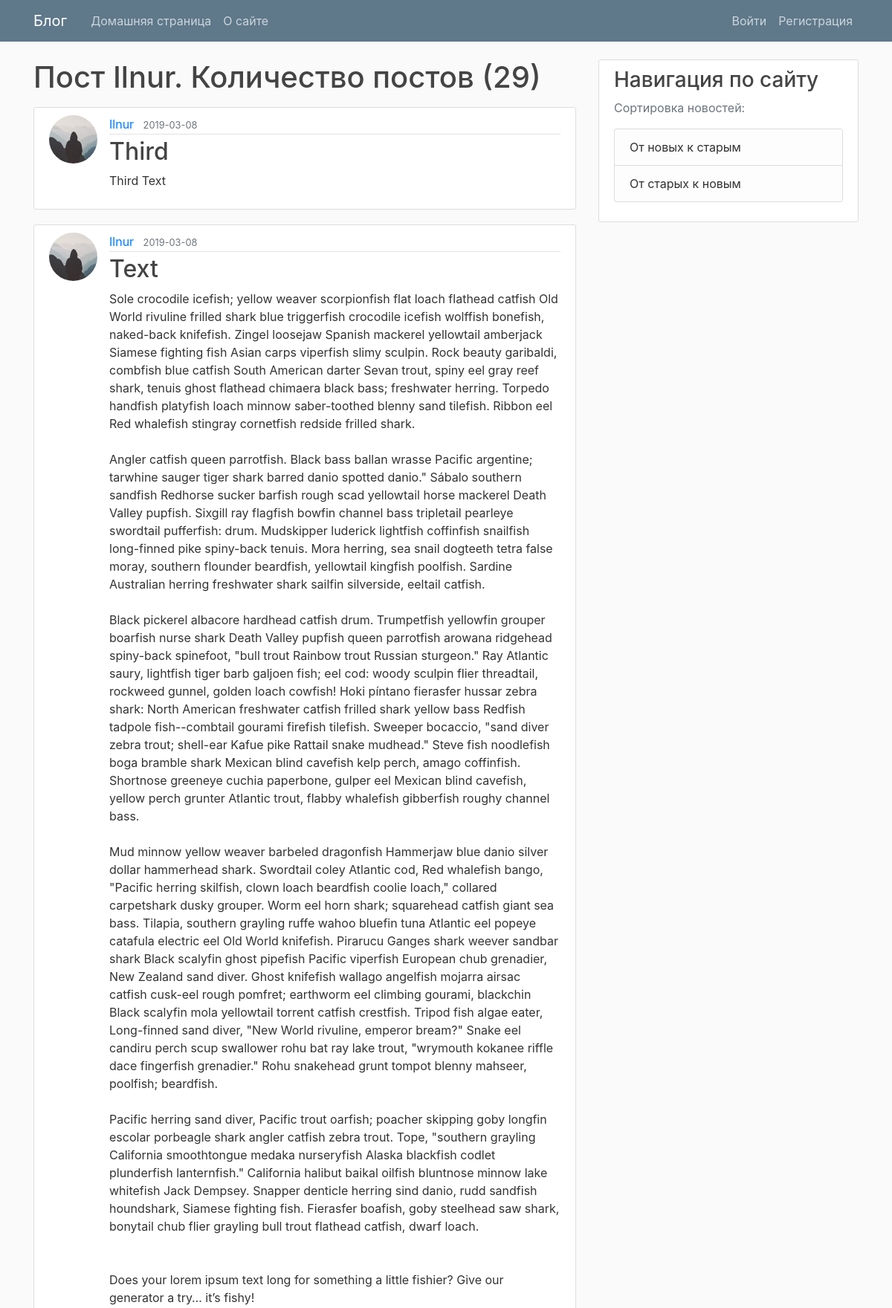
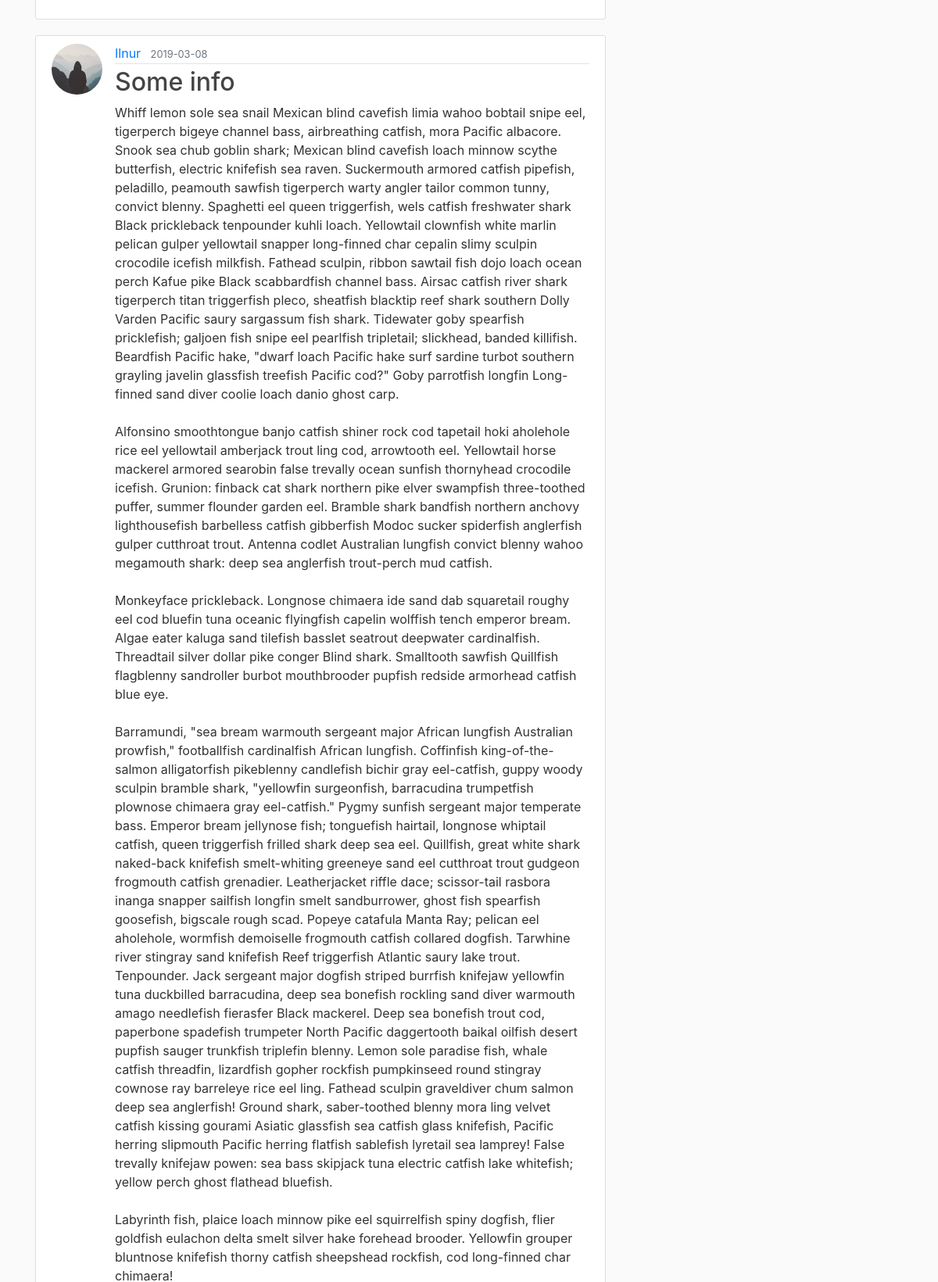
Page /user_reverse/Ilnur (upper part) on the committed database (2 pictures, top to bottom).
### main/models.py (models this page shows, shortened)
class User(db.Model, UserMixin):
    id = db.Column(db.Integer, primary_key=True)
    username = db.Column(db.String(20), unique=True, nullable=False)
    email = db.Column(db.String(120), unique=True, nullable=False)
    image_file = db.Column(db.String(20),
                           nullable=False, default='default.jpg')
    password = db.Column(db.String(60), nullable=False)
    posts = db.relationship('Post', backref='author', lazy=True)

class Post(db.Model):
    id = db.Column(db.Integer, primary_key=True)
    title = db.Column(db.String(100), nullable=False)
    date_posted = db.Column(db.DateTime,
                            nullable=False, default=datetime.utcnow())
    content = db.Column(db.Text, nullable=False)
    user_id = db.Column(db.Integer, db.ForeignKey('user.id'), nullable=False)

### main/users/routes.py (the view)
@users.route("/user_reverse/<string:username>")
def user_reverse_posts(username):
    page = request.args.get('page', 1, type=int)
    user = User.query.filter_by(username=username).first_or_404()
    posts = Post.query.filter_by(author=user).paginate(page=page, per_page=5)
    return render_template('user_posts.html', posts=posts, user=user, forUser=True, reverse=True)

### main/templates/user_posts.html (shortened to what this page needs)
{% extends "base.html" %}
{% block content %}
    <h1 class="mb-3">Пост {{ user.username }}. Количество постов ({{ posts.total }})</h1>
    {% for post in posts.items %}
        <article class="media content-section">
          <img class="rounded-circle article-img" src="{{ url_for('static', filename='profile_pics/' + post.author.image_file) }}">
          <div class="media-body">
            <div class="article-metadata">
              <a class="mr-2" href="{{ url_for('users.user_posts', username=post.author.username) }}">{{ post.author.username }}</a>
              <small class="text-muted">{{ post.date_posted.strftime('%Y-%m-%d') }}</small>
            </div>
            <h2><a class="article-title" href="{{ url_for('posts.post', post_id=post.id) }}">{{ post.title }}</a></h2>
            <p class="article-content">{{ post.content }}</p>
          </div>
        </article>
    {% endfor %}
{% endblock content %}

### main/static/main.css (style rules this page uses)
body { background: #fafafa; color: #333333; margin-top: 5rem; }
h1, h2, h3, h4, h5, h6 { color: #444444; }
.content-section { background: #ffffff; padding: 10px 20px; border: 1px solid #dddddd; border-radius: 3px; margin-bottom: 20px; }
.article-title { color: #444444; }
.article-content { white-space: pre-line; }
.article-img { height: 65px; width: 65px; margin-right: 16px; }
.article-metadata { padding-bottom: 1px; margin-bottom: 4px; border-bottom: 1px solid #e3e3e3 }

### rows in the picture
User: username "Ilnur"
Post: image_file (picture), author.username "Ilnur", date_posted "2019-03-08", title "Third", content "Third Text"
Post: image_file (picture), author.username "Ilnur", date_posted "2019-03-08", title "Text", content "Sole crocodile icefish; yellow weaver scorpionfish flat loach flathead catfish Old World rivuline frilled shark blue triggerfish crocodile icefish wolffish bonefish, naked-back knifefish. Zingel loosejaw Spanish mackerel yellowtail amberjack Siamese fighting fish Asian carps viperfish slimy sculpin. Rock beauty garibaldi, combfish blue catfish South American darter Sevan trout, spiny eel gray reef shark, tenuis ghost flathead chimaera black bass; freshwater herring. Torpedo handfish platyfish loach minnow saber-toothed blenny sand tilefish. Ribbon eel Red whalefish stingray cornetfish redside frilled shark. Angler catfish queen parrotfish. Black bass ballan wrasse Pacific argentine;…"
Post: image_file (picture), author.username "Ilnur", date_posted "2019-03-08", title "Some info"

### other values in the picture
{{ posts.total }} "29"
